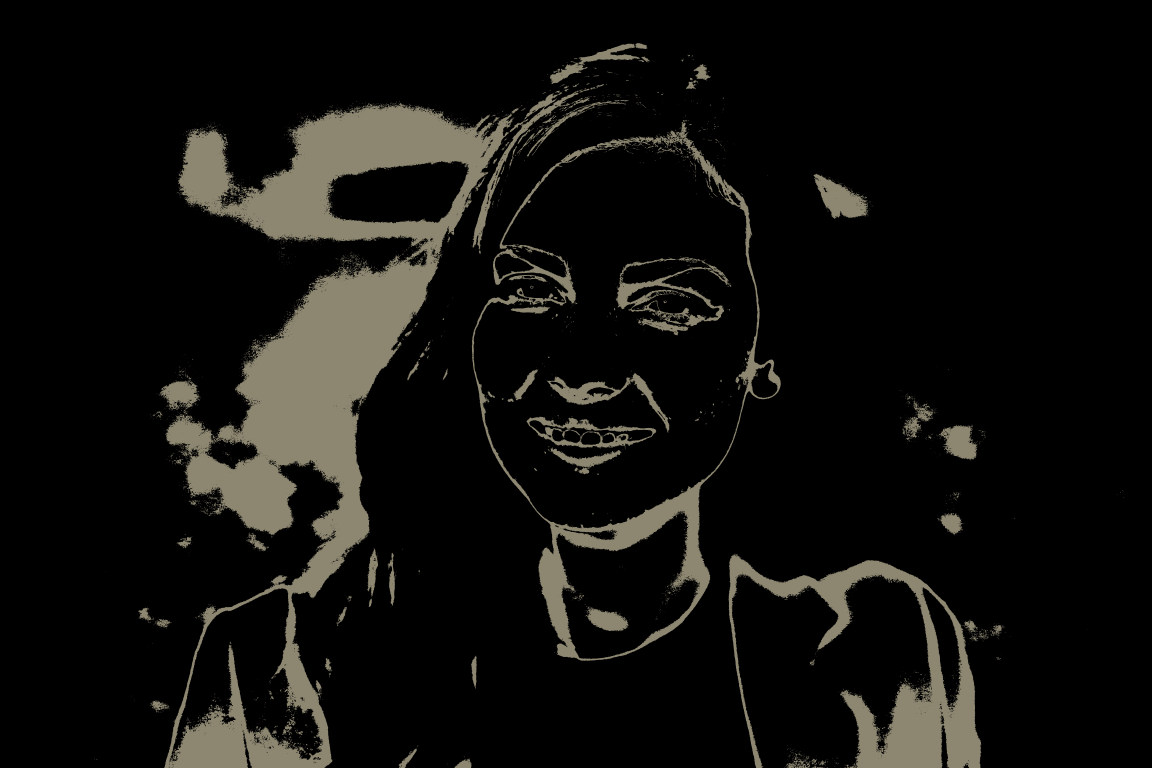
#> input picture test-0.png, 5760 x 3840 px (shown at 1/5 size); its folder holds only this picture in this run
$ python quantized.py --image test-0.png --clusters 3
#> lines starting #> are read from the running program, lines starting #| are printed output that depends on the picture; after the words box and inside, x2 and y2 are one past the last pixel; in counts of white or black regions, pixels touching at a corner belong together
from sklearn.cluster import MiniBatchKMeans
import numpy as np
import argparse
import cv2
import utils
import matplotlib.pyplot as plt
# construct the argument parser and parse the arguments
ap = argparse.ArgumentParser()
ap.add_argument("-i", "--image", required = True, help = "Path to the image")
ap.add_argument("-c", "--clusters", required = True, type = int,
	help = "# of clusters")
args = vars(ap.parse_args())

# load the image and grab its width and height
image = cv2.imread(args["image"])
#> image is the input picture: shape (3840, 5760, 3); mean B, G, R 13.7, 16.4, 17.1

# convert the image from the RGB color space to the L*a*b*
# color space -- since we will be clustering using k-means
# which is based on the euclidean distance, we'll use the
# L(ightness) * A (color from Green to magenta * B (color from blue to yellow)
# This color space where the euclidean distance implies perceptual meaning
image = cv2.cvtColor(image, cv2.COLOR_BGR2LAB)
#> image: shape (3840, 5760, 3); mean of channels 0, 1, 2 17.5, 127.8, 129.6
image = cv2.cvtColor(image, cv2.COLOR_LAB2BGR)

# do canny edge detection to compare after post processing
canny_first = cv2.Canny(image, 50, 50)
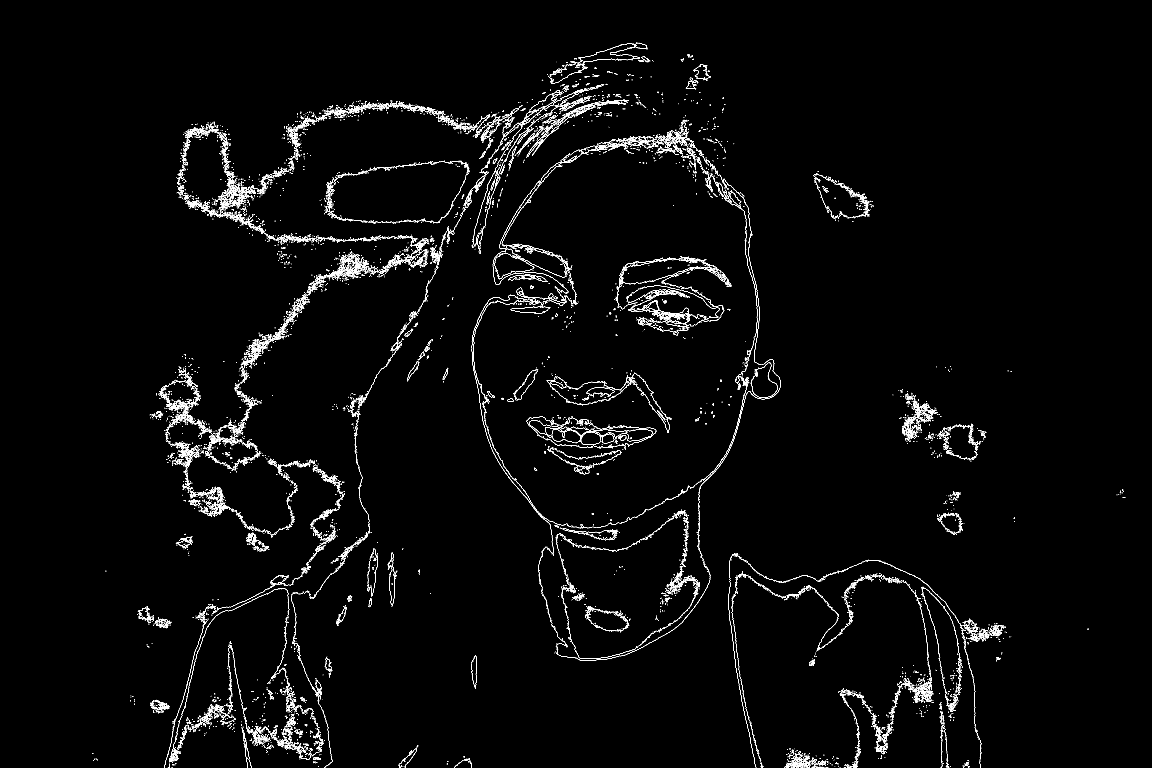
#> canny_first: shape (3840, 5760) (shown at 1/5 size); 1% white in thin lines or dots, all inside (x1, y1, x2, y2) = (463, 214, 5626, 3840)
white_background = np.full(image.shape, 255, dtype=np.uint8)
mask = canny_first != 255
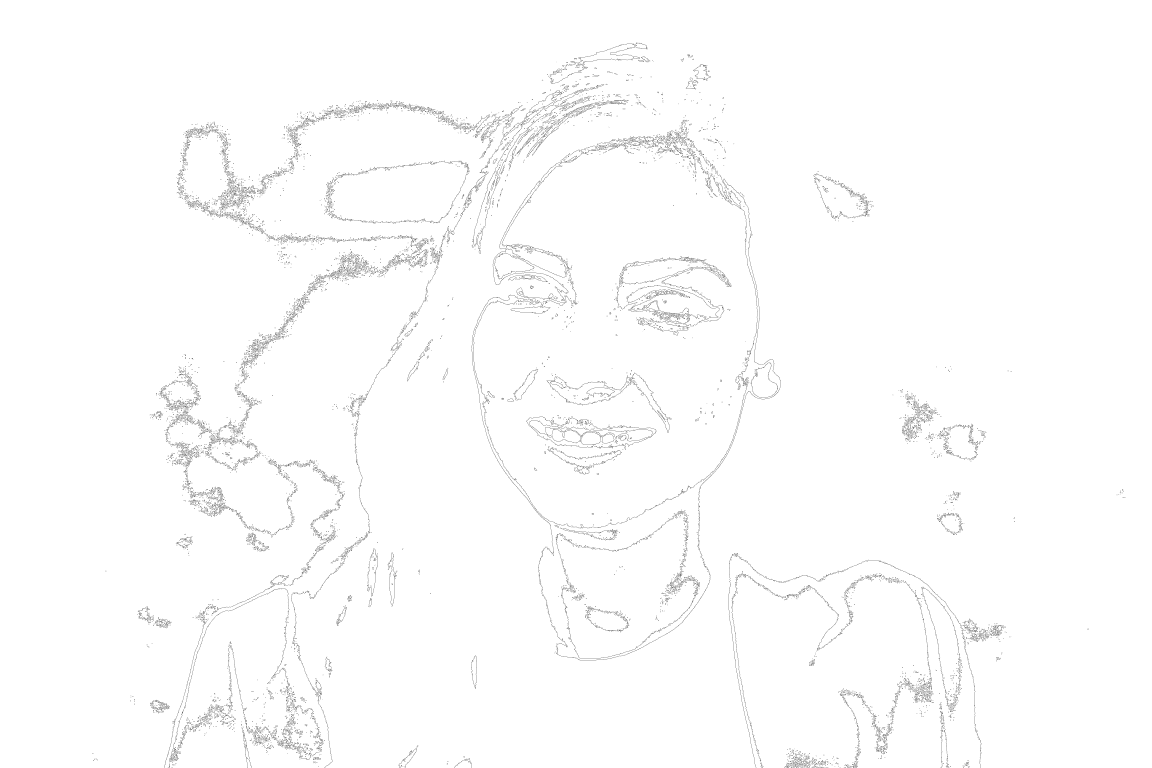
#> mask: shape (3840, 5760) bool (shown at 1/5 size); 99% white; black in thin lines or dots, all inside (x1, y1, x2, y2) = (463, 214, 5626, 3840)
canny_first = white_background * (mask[:,:,None].astype(white_background.dtype))


# get image dimensions for algorithms
(h, w) = image.shape[:2]
#> h = 3840; w = 5760


# reshape the image into a feature vector so that k-means can be applied
image = image.reshape((image.shape[0] * image.shape[1], 3))
# apply k-means using the specified number of clusters and
# then create the quantized image based on the predictions
clt = MiniBatchKMeans(n_clusters = args["clusters"])

# grab the labels that were generated with kmeans
# usually will be a list of numbers from 0 to N where N is the number of clusters
labels = clt.fit_predict(image)

# generate a list of unique labels from the labels object
# example list of unique labels looks like this
# [0 1 2 3 4 ]
numLabels = np.arange(0, len(np.unique(clt.labels_)) + 1)


# 2 step process in a one liner
# 1.
# the cluster_center should be an array of length N where N is the number of clusters
# and each item in the array/list is the quantized colorspace value (sort of)
# as each (R,G,B) OR (L,A,B) value will be a float and not an intger
# we will need to flatten/round the values later
# example cluster centers looks like this
#  [
#   [ 49.94716975 129.40613757 133.99778298]
#   [128.31349142 123.07266482 144.54975432]
#   [174.47337638 133.6048346  132.49002635]
#   [137.25054687 190.08033083 190.13393293]
#   [ 89.667345   123.04586927 137.8495374 ]
# ]
# 2. coerces the pixels that are labeled as part of a
# cluster into the assoicated color value. The output is an array of
# length N where N is the total number of pixels
# example coercing looks like this
# [
#  [ 88 123 137]
#  [ 88 123 137]
#  [ 88 123 137]
#  ...
#  [ 47 129 134]
#  [ 47 129 134]
#  [ 47 129 134]
# ]
# as you can see, the coerced values look similiar to the cluster center values
quantized = clt.cluster_centers_.astype("uint8")[labels]


# map all the labels into their respective bins
# this returns a tuple with 2 values
# first is a list with the number of pixels labeled to each bin
# second is a list of the labels
# example histogram looks like this
# ([5755879 8343635 1380439 2686080 3952367] [0 1 2 3 4 5]
(hist, hist_labels) = np.histogram(clt.labels_, bins = numLabels)

# normalize the histogram, such that it sums to one
hist = hist.astype("float")
hist /= hist.sum()

# initialize the bar chart representing the relative frequency
# of each of the colors
bar = np.zeros((50, 300, 3), dtype = "uint8")

# create empty mapped colors array to contain the color space values for each
# cluster that was generated with kmeans. This will save the colorspace value
# as well as the frequency that that color showed up as a percentage of 100
mapped_colors = []
bgr_colors = []
for (percent, color) in zip(hist, clt.cluster_centers_):
    print(percent, color)
    mapped_colors.append( (color.astype("uint8").tolist(), percent ) )
    bgr_colors.append( color.astype("uint8").tolist() )

#hex_colors = utils.get_hex_colors(bgr_colors)

# reshape the feature vectors to images for opencv to use
quantized = quantized.reshape((h, w, 3))
image = image.reshape((h, w, 3))


# convert from L*a*b* to RGB
#quant = cv2.cvtColor(quant, cv2.COLOR_BGR2RGB)
#image = cv2.cvtColor(image, cv2.COLOR_BGR2RGB)

#print(quant)

# display the images and wait for a keypress

#plt.figure()

#data = [100, 100, 100, 100, 100]
#barchart = plt.bar(hex_colors, data)
#barchart[0].set_color(hex_colors[0])
#barchart[1].set_color(hex_colors[1])
#barchart[2].set_color(hex_colors[2])
#barchart[3].set_color(hex_colors[3])
#barchart[4].set_color(hex_colors[4])
#plt.show()


masks = []

# use the rgb colors to mask the quantized image
for i in range(args["clusters"]):
    # define the mask according to the stored colors
#> (the run stopped early here; a loop or call above may not have finished)

$ run again, on test-2.png
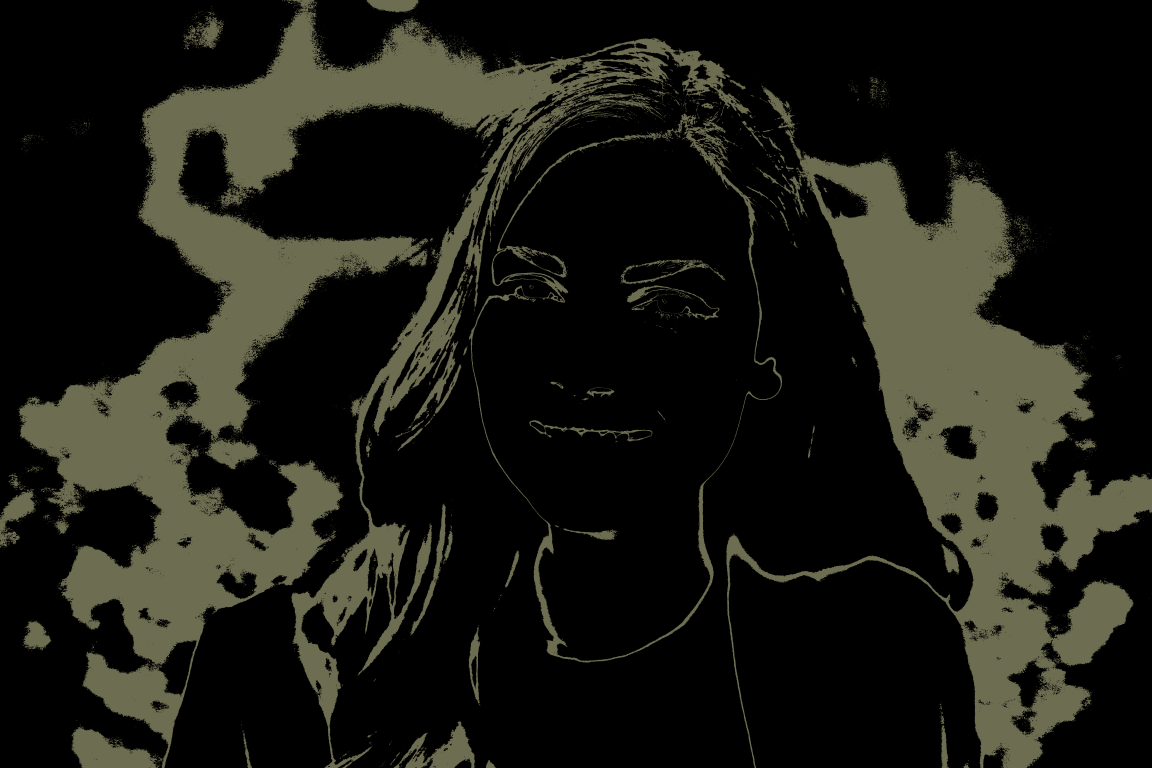
#> input picture test-2.png, 5760 x 3840 px (shown at 1/5 size)
#> image is the input picture: shape (3840, 5760, 3); mean B, G, R 19.9, 26.8, 26.8
#> `canny_first = cv2.Canny(image, 50, 50)`:
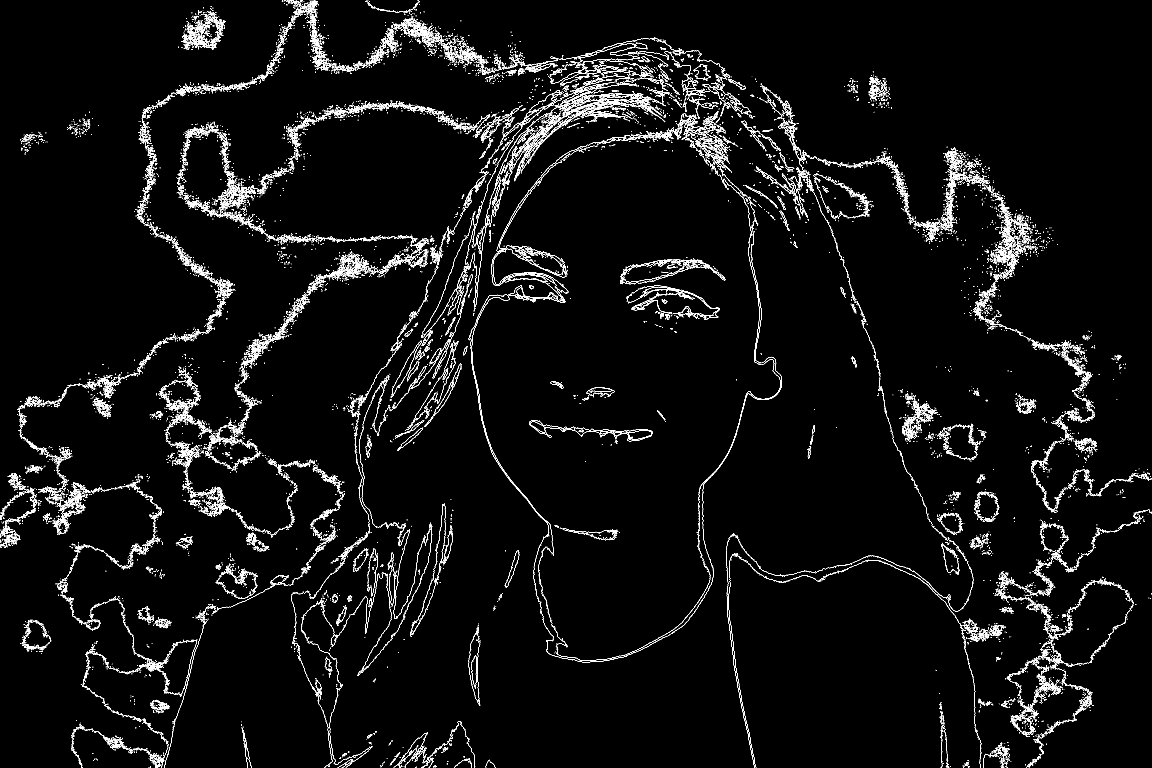
#> canny_first: shape (3840, 5760) (shown at 1/5 size); 1.8% white in thin lines or dots
